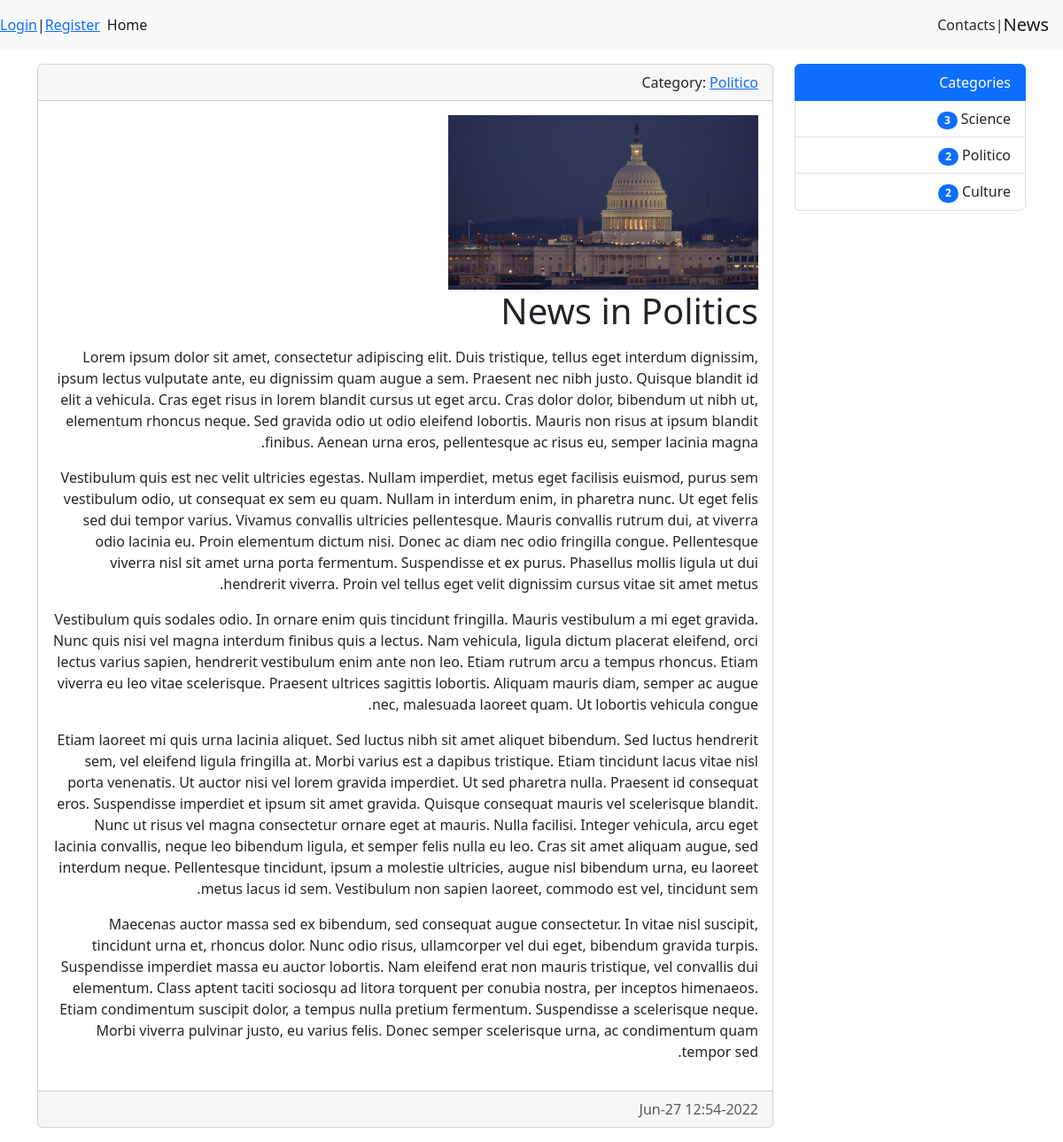
/news/3/, run on the app's committed database.
### news/models.py (models this page shows, shortened)
class Category(models.Model):
    title = models.CharField(max_length=150, db_index=True, verbose_name='category_name')
    def get_absolute_url(self):
        return reverse('category', kwargs={"category_id": self.pk})
    def __str__(self):
        return self.title
    class Meta:
        verbose_name_plural = 'Categories'
        ordering = ['title']

class News(models.Model):
    title = models.CharField(max_length=150, )
    content = models.TextField(blank=True, )
    created_at = models.DateTimeField(auto_now_add=True, )
    updated_at = models.DateTimeField(auto_now=True, )
    photo = models.ImageField(upload_to='photos/%Y/%m/%d/', blank=True)
    is_published = models.BooleanField(default=True, )
    category = models.ForeignKey('Category', on_delete=models.PROTECT, )
    class Meta:
        verbose_name_plural = 'News'
        ordering = ['-created_at']

### news/views.py (the view)
# urls.py: path('news/<int:pk>/', ViewNews.as_view(), name='view_news'),
class ViewNews(DetailView):
    model = News
    context_object_name = 'news_item'
    template_name = 'news/News_detail.html'

### news/templatetags/news_tags.py (called while the page is built)
@register.inclusion_tag('news/../../templates/inc/list_categories.html', name='show_categories', )
def show_categories():
    categories = Category.objects.annotate(count=Count('news', filter=F('news__is_published'))).filter(count__gt=0)
    return {'categories': categories}

### news/templates/news/News_detail.html (shortened to what this page needs)
{% extends 'base.html' %}
{% block conteiner %}
    <div class="card mb-3">
        <div class="card-header">
            Category: <a href="{{ news_item.category.get_absolute_url }}">{{ news_item.category }}</a>
        </div>
        <div class="card-body">
            <div class="media">
                {% if news_item.photo %}
                    <img src="{{ news_item.photo.url }}" alt="" width="350" class="mr-3">
                {% else %}
                    <img src="https://picsum.photos/id/1060/350/300/?blur=2" alt="" class="mr-3">
                {% endif %}
                <div class="media-body">
                    <h1 class="card-title">{{ news_item.title }}</h1>
                    <p class="card-text">{{ news_item.content|safe|linebreaks }}</p>
                </div>
            </div>
        </div>
        <div class="card-footer text-muted">
            {{ news_item.created_at|date:"Y-M-d H:i" }}
        </div>
    </div>
{% endblock %}

### templates/inc/list_categories.html
{% load news_tags %}
<div class="list-group">
    <button type="button" class="list-group-item list-group-item-action active" aria-current="true">Categories</button>
    {% for item in categories %}
        <a href="{{ item.get_absolute_url }}" class="list-group-item list-group-item-action">{{ item.title }} <span class="badge bg-primary rounded-pill">{{ item.count }}</span></a>
    {% endfor %}
</div>

### data on the page
Category: title "Science", count "3"
Category: title "Politico", count "2"
Category: title "Culture", count "2"
News: category "Politico", photo (picture), title "News in Politics", content "Lorem ipsum dolor sit amet, consectetur adipiscing elit. Duis tristique, tellus eget interdum dignissim, ipsum lectus vulputate ante, eu dignissim quam augue a sem. Praesent nec nibh justo. Quisque blandit id elit a vehicula. Cras eget risus in lorem blandit cursus ut eget arcu. Cras dolor dolor, bibendum ut nibh ut, elementum rhoncus neque. Sed gravida odio ut odio eleifend lobortis. Mauris non risus at ipsum blandit finibus. Aenean urna eros, pellentesque ac risus eu, semper lacinia magna. Vestibulum quis est nec velit ultricies egestas. Nullam imperdiet, metus eget facilisis euismod, purus sem vestibulum odio, ut consequat ex sem eu quam. Nullam in interdum enim, in pharetra nunc. Ut…", created_at "2022-Jun-27 12:54"
